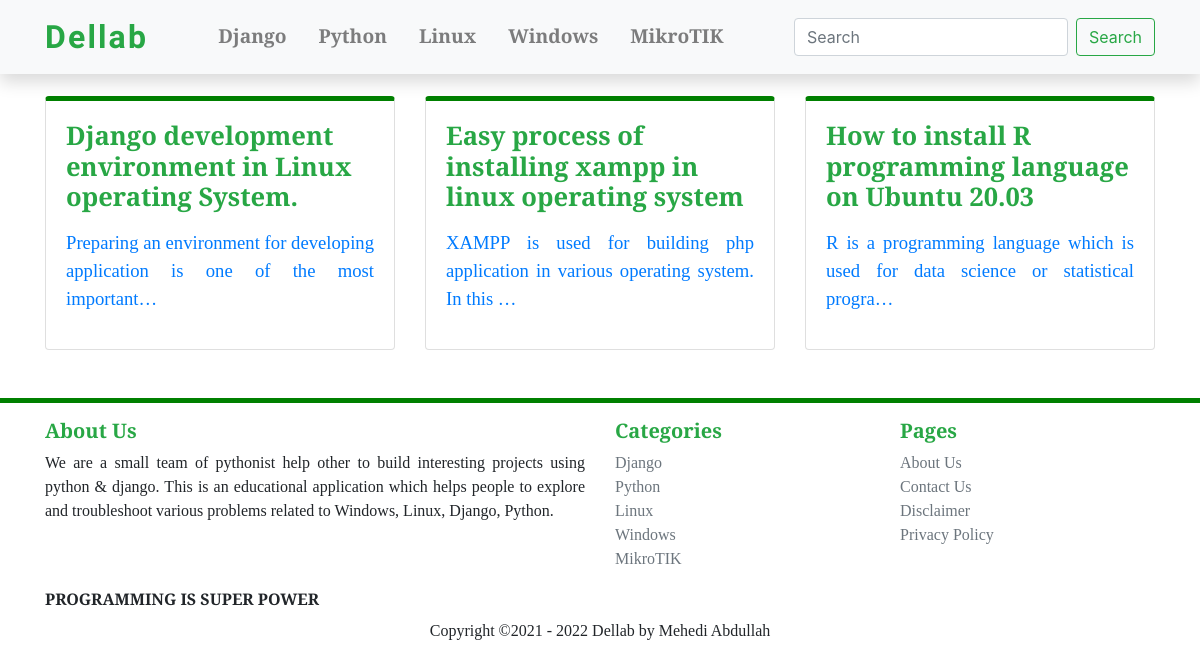
The app's page /linux/ with its own data.
### blog/models.py (models this page shows, shortened)
class Blog(models.Model):
    title = models.TextField(unique=True, max_length=987)
    writer = models.ForeignKey(User, on_delete=models.CASCADE, null=True, default=1)
    updated = models.DateField(auto_now=True, auto_now_add=False)
    timestamp = models.DateTimeField(auto_now=False, auto_now_add=True)
    category = models.ForeignKey(Category, on_delete=models.CASCADE)
    content = HTMLField()
    slug = models.SlugField(blank=True, max_length=987)
    def get_absolute_url(self):
        return reverse("details", kwargs={"id": self.id, 'slug': self.slug})

### blog/views.py (the view)
# urls.py: path('linux/', views.linux_index, name='linux_index'),
def linux_index(request):
    linux = Blog.objects.filter(Q(category__title__contains ='linux'))
    return render(request, 'linux/index.html', {'linux': linux })

### templates/linux/index.html (shortened to what this page needs)
{% extends 'master.html' %}
{% block main %}
    <div class="container mt-5">
        <div class="row">
            {% for linux in linux %}
                <div class="col-md-4 mt-5">
                    <div class="card h-100" style=" font-family: 'Averia Serif Libre', cursive; border-top: 5px solid green; border-radius:1.6 rem">
                        <a href={{ linux.get_absolute_url }} " style='text-decoration: none;'>
                            <div class="card-body">
                                <h5 class="card-title text-success text-align-center font-weight-bold" style='font-size: 1.6rem; justify-content: center'>{{linux.title|safe}}</h5>
                                <p class="card-text text-secondary" style='font-size: 1.3rem; justify: center'>{{linux.content|truncatechars:144|safe}}</p>
                            </div>
                        </a>
                    </div>
                </div>
            {% empty %}
                No Post Found
            {% endfor %}
        </div>
    </div>
{% endblock main %}

### records on screen
Blog: title "Django development environment in Linux operating System.", content "Preparing an environment for developing application is one of the most important…"
Blog: title "Easy process of installing xampp in linux operating system", content "XAMPP is used for building php application in various operating system. In this …"
Blog: title "How to install R programming language on Ubuntu 20.03", content "R is a programming language which is used for data science or statistical progra…"
